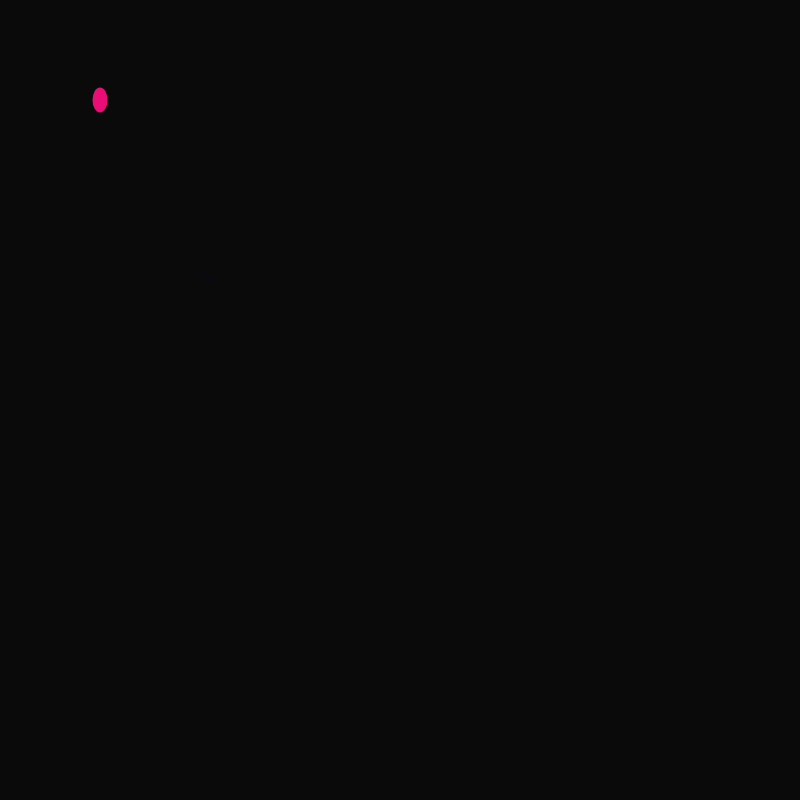
Frame 1 (no input)
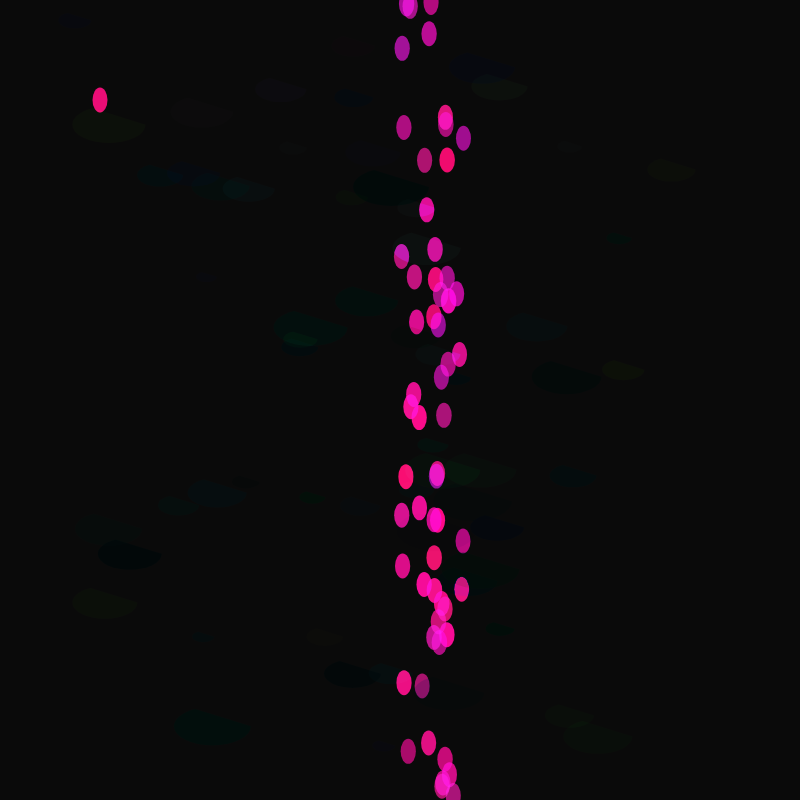
Frame 60 (no input)
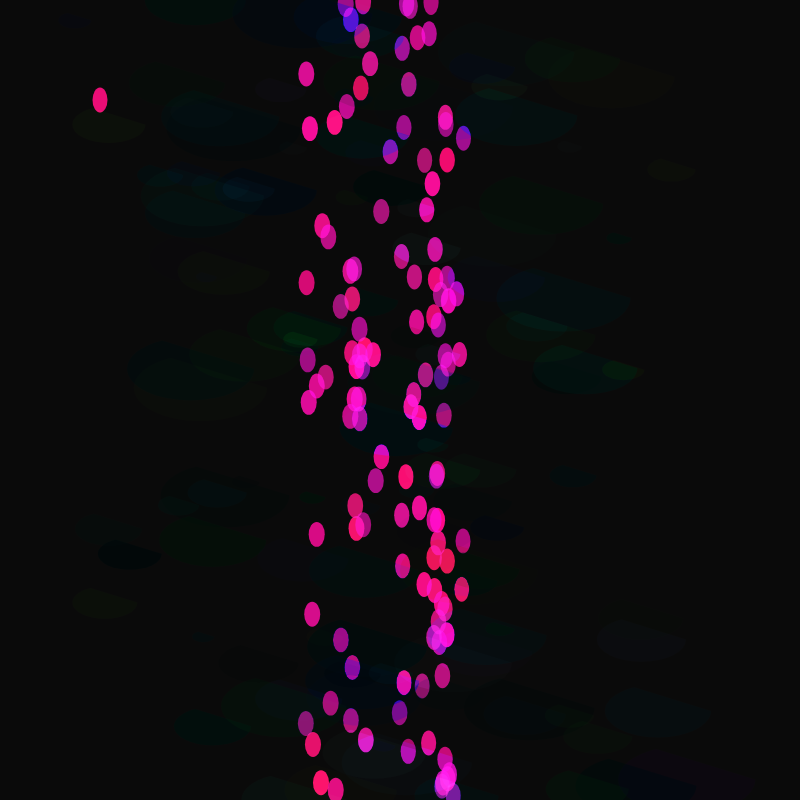
Frame 120 (the mouse pressed at the canvas centre since frame 60)

The p5.js sketch that drew these frames (run headless with seeded random() and noise() and a simulated clock; from frame 60 on, the mouse is pressed at the canvas centre):

// p5.js sketch
// ── sketch.js
// Define Global Variables
    var col = {
      r: 100,
      g: 100,
      b: 100
    };
    var valX = 0;
    var valY = 0;
    var valX_2 = 100;
    var valY_2 = 100;
    var midi = 20;
    var midiCat = 30;
    var xavier = 15;
    var floof = 25;



function setup() {
    createCanvas(800,800);
    var currFrameRate;
    currFrameRate = frameRate(25);
    background(10);



}

function draw() {

    // background(0, random(0, 10));

    push();
    blendMode(OVERLAY);
    noStroke();
    col.r = random (20, 150);
    col.g = random (100, 200);
    col.b = random (100,190);
    fill(col.r, col.g, col.b);

    valX = noise(midi) * width;
    valY = random(0,height);
    midi = midi + 1;
    midiCat = abs(midi * 0.5);

    if (frameCount % 1500 === 0){midi = 20;}
    arc(valX, valY, midi, midiCat, 0, PI+QUARTER_PI, OPEN);
    pop();


    push();
    blendMode(SCREEN);
    col.r = random (150, 255);
    col.g = random (0, 10);
    col.b = random (100, 150);
    fill(col.r,col.g,col.b);
    noStroke();
    ellipse(valX_2, valY_2, xavier, floof);

    valX_2 = noise(xavier) * width;
    valY_2 = random(0,height);
    xavier = xavier + 0.01;
    floof = floof - 0.001;


    pop();



    // if (frameCount % 100 === 0){valY = 100};

/*
  push();
  stroke(col.r,col.g,col.b);
  line(0,800,valX_2,valY_2);

  col.r = random (100,180);
  col.g = random(0,100);
  col.b = random(100,200);

  valX_2 = random (0, width);
  valY_2 = random(0,height);
  pop();
*/

}
